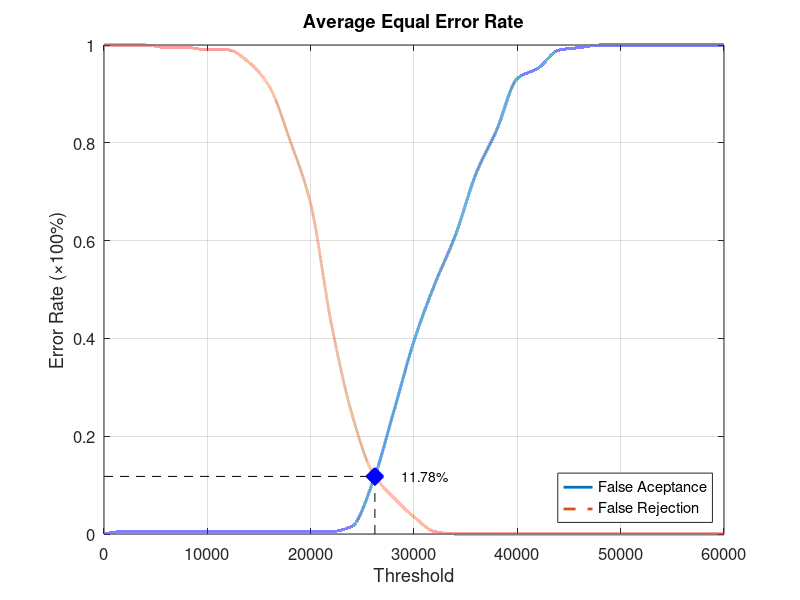
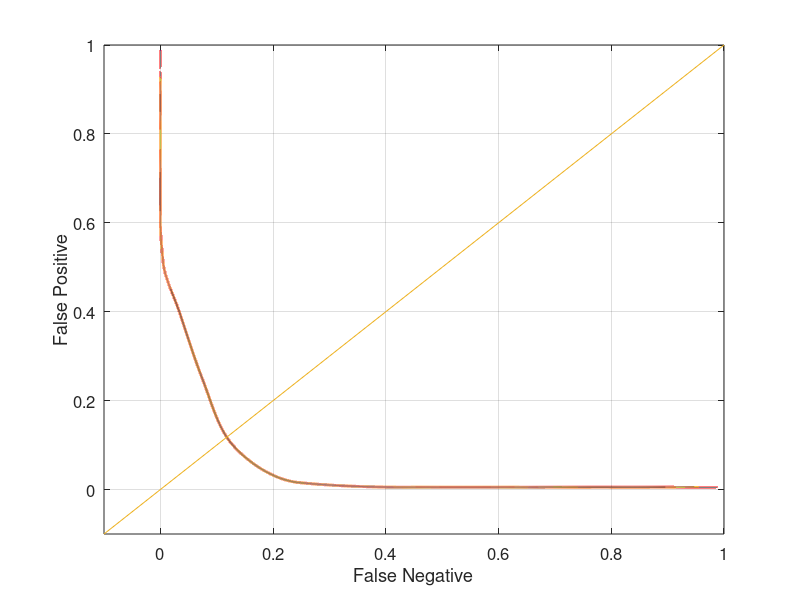

MATLAB code to generate these figures, in order:
function yEER = Database1_3
close all;
clear;
clc;
x = 0:2000:60000;
xq = 0:0.5:60000;

y0 = [0 0.00526316 0.00526316 0.00526316 0.00526316 0.00526316 0.00526316 0.00526316 0.00526316 0.00526316 0.00526316 0.00526316 0.0157895 0.105263 0.247368 0.394737 0.510526 0.610526 0.736842 0.826316 0.931579 0.952632 0.989474 0.994737 1 1 1 1 1 1 1];
yy0 = interp1(x, y0, xq, 'pchip');
y1 = [1 1 1 0.995 0.995 0.99 0.99 0.965 0.915 0.805 0.675 0.43 0.245 0.125 0.075 0.035 0.005 0 0 0 0 0 0 0 0 0 0 0 0 0 0];
yy1 = interp1(x, y1, xq, 'pchip');

% Calculating EER: 
y2 = abs(y0 - y1);
find(y2 == min(y2))
yy2 = abs(yy0 - yy1);
xEER = find(yy2 == min(yy2));
xEERIndex = xq(xEER) % X-axis EER
yEER = yy0(xEER) % Y-axis EER

main = figure
plot(xq, yy0,'-','LineWidth', 2);	hold on
plot(xq, yy1,'--','LineWidth', 2);	hold on
plot([xEERIndex xEERIndex], [0 yEER], 'k--');	hold on
plot([0 xEERIndex], [yEER yEER], 'k--');	hold on
plot(xEERIndex, yEER, 'bx', 'LineWidth', 10);	hold on
text(xEERIndex + 10 * xEERIndex / 100, yEER, [num2str(round((10000 * yEER)) / 100) '%'])
legend('False Aceptance', 'False Rejection', 'Location', 'SouthEast')
xlabel('Threshold')
ylabel('Error Rate (\times100%)')
title('Average Equal Error Rate')
set(gca, 'FontSize', 12)
axis([0 60000 0 1])
grid on

print(main, 'Database1_3Main', '-dpng');
FNRxFPR = figure('Color', [1 1 1]);
plot(yy1, yy0, '-', yy1, yy0, 'LineWidth', 2);
hold on
y = -0.1:0.1:1
plot(y, y); 
set(gca, 'FontSize', 12)
xlabel('False Negative')
ylabel('False Positive')
axis([-0.1 1 -0.1 1])
set(gca, 'FontSize', 12)
grid on

print(FNRxFPR, 'Database1_3FNRxFPR','-dpng');
end
